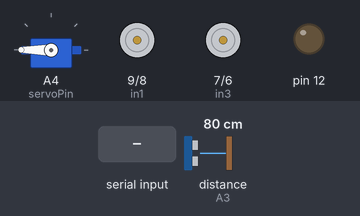
Bench run of a sketch on a simulated Arduino Uno, built with avr-gcc and run on an emulated ATmega328P. On the bench: servo, motor-driver pin pairs drawn as motors (green arrow = first pin HIGH = forward, orange = second pin HIGH = backward, longer = more drive, scaled by the enable pin), output pins drawn as LEDs (lit = HIGH). Wiring (inferred from the names in the program): ultrasonic range finder: trigger A2; echo A3. The test bench sets the inputs (shaded band); at power-on: distance to the obstacle (sensor on A3) 80 cm. The echo pulse lasts 58.3 µs per cm; pins used as bus, display or sensor lines are not drawn; what the sketch prints to the serial monitor is not drawn.

Above: at 1.4 s.
1.5 s: "back\n" received over the second serial link
At 2.5 s:
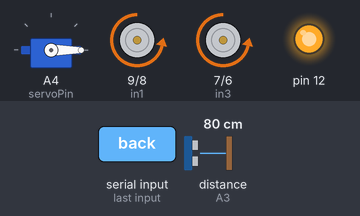
3.2 s: distance to the obstacle (sensor on A3) set to 23 cm
6.2 s: distance to the obstacle (sensor on A3) set to 18 cm
At 7.4 s:
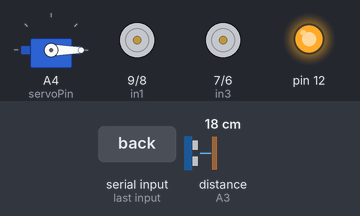
7.7 s: "forward\n" received over the second serial link
At 8.5 s:
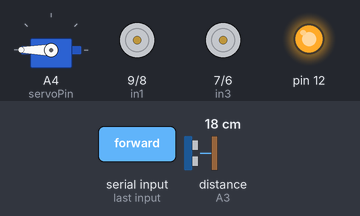
9.5 s: "left\n" received over the second serial link
At 10.5 s:
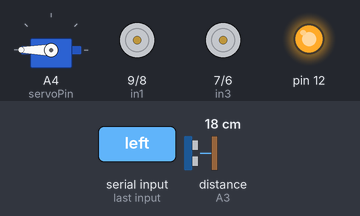
11.1 s: "right\n" received over the second serial link
At 12.4 s:
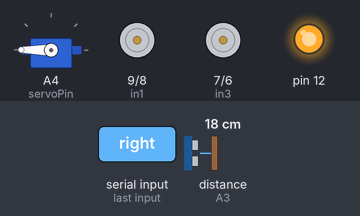
Timing chart, 0 to 13.6 s (numbered marks = the images above; inputs shaded):
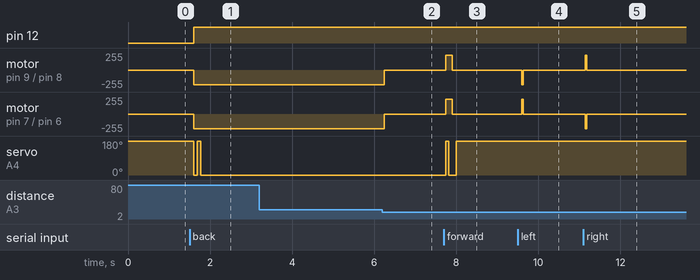

The sketch:

Arduino_car.ino
```cpp
/*

Robot Car with Bluetooth + Voice + Obstacle Avoidance

*/

#include <SoftwareSerial.h>
#include <Servo.h>

// Bluetooth Serial
SoftwareSerial BT_Serial(2, 3); // RX, TX

// Motor Driver pins
#define enA 11
#define in1 9
#define in2 8
#define in3 7
#define in4 6
#define enB 5

// Ultrasonic + Servo
const uint8_t servoPin   = A4;
const uint8_t triggerPin = A2;
const uint8_t echoPin    = A3;

// Tunable settings
const int OBSTACLE_DISTANCE_CM      = 20;
const unsigned long BUTTON_TIMEOUT_MS = 2000UL;
const unsigned long SERVO_SETTLE_MS   = 80UL;

// Servo angles (0–180)
const int NEUTRAL_ANGLE  = 180;  // default forward-ish
const int FORWARD_ANGLE  = 180;
const int BACKWARD_ANGLE = 0;
const int LEFT_ANGLE     = 180;
const int RIGHT_ANGLE    = 180;

// Globals
Servo myServo;
int Speed = 220;

unsigned long lastButtonMillis = 0;
bool  buttonControlActive = false;
bool  movingForward       = false;

String btBuffer = "";

int currentServoAngle  = NEUTRAL_ANGLE;  // where servo is now
int desiredServoAngle  = NEUTRAL_ANGLE;  // where we want servo to be

// ================= SETUP =====================
void setup() {
  Serial.begin(9600);
  BT_Serial.begin(9600);

  // Motor pins
  pinMode(enA, OUTPUT);
  pinMode(enB, OUTPUT);
  pinMode(in1, OUTPUT);
  pinMode(in2, OUTPUT);
  pinMode(in3, OUTPUT);
  pinMode(in4, OUTPUT);

  pinMode(12, OUTPUT);

  // Ultrasonic pins
  pinMode(triggerPin, OUTPUT);
  pinMode(echoPin, INPUT);

  // Servo
  myServo.attach(servoPin);
  myServo.write(NEUTRAL_ANGLE);
  currentServoAngle = NEUTRAL_ANGLE;
  desiredServoAngle = NEUTRAL_ANGLE;
  delay(200);

  analogWrite(enA, Speed);
  analogWrite(enB, Speed);

  Serial.println("System Ready – Waiting for Bluetooth commands...");
}

// ================= MAIN LOOP =====================
void loop() {
  handleBTInput();

  // check obstacle in the direction we are heading
if (!isPathClear()) {
    Stop();
    Serial.println("Obstacle detected → Forced Stop");
    delay(100);
}


  // Keep motors powered for button mode
  if (buttonControlActive && (millis() - lastButtonMillis <= BUTTON_TIMEOUT_MS)) {
    analogWrite(enA, Speed);
    analogWrite(enB, Speed);
  } else {
    buttonControlActive = false;
  }

  // Apply servo movement once per loop
  updateServo();
}

// ================= SERVO UPDATE =====================
void updateServo() {
  int angle = constrain(desiredServoAngle, 0, 180);
  if (angle == currentServoAngle) return;

  myServo.write(angle);
  delay(SERVO_SETTLE_MS);
  currentServoAngle = angle;

  Serial.print("Servo moved to: ");
  Serial.println(currentServoAngle);
}

// ================= BLUETOOTH INPUT =====================
void handleBTInput() {
  while (BT_Serial.available() > 0) {
    char c = BT_Serial.read();
    Serial.print("RX raw: '"); Serial.print(c); Serial.println("'");

    if (c == '\n' || c == '\r' || c == ' ') {
      continue; // ignore separators
    }

    char first = tolower(c);
    if (isMovementButton(first)) {
      Serial.print("Detected movement-first-char: ");
      Serial.println(first);

      // Flush rest of word (non-blocking)
      delay(10);
      while (BT_Serial.available()) { BT_Serial.read(); }

      processButtonInput(first);
      return;
    }

    // Buffer for voice commands (if app sends lines)
    btBuffer += c;
    if (c == '\n' || c == '\r') {
      btBuffer.trim();
      if (btBuffer.length() > 0) {
        Serial.print("Voice Command: ");
        Serial.println(btBuffer);
        processVoiceCommand(btBuffer);
      }
      btBuffer = "";
    }
  }
}

bool isMovementButton(char c) {
  return (c=='f' || c=='b' || c=='l' || c=='r' || c=='s');
}

void processButtonInput(char c) {
  c = tolower(c);
  lastButtonMillis   = millis();
  buttonControlActive = true;

  Serial.print("Button Command: ");
  Serial.println(c);

  if (c=='f')      forward();
  else if (c=='b') backward();
  else if (c=='l') left();
  else if (c=='r') right();
  else if (c=='s') Stop();

  analogWrite(enA, Speed);
  analogWrite(enB, Speed);
}

// ================= VOICE COMMANDS =====================
void processVoiceCommand(String cmd) {
  cmd.toLowerCase();

  if (cmd.startsWith("speed")) {
    int value = cmd.substring(6).toInt();
    Speed = constrain(value, 0, 255);
    analogWrite(enA, Speed);
    analogWrite(enB, Speed);
    Serial.print("Speed Set to: ");
    Serial.println(Speed);
  }
  else if (cmd=="forward")         forward();
  else if (cmd=="back" || cmd=="backward") backward();
  else if (cmd=="left")           left();
  else if (cmd=="right")          right();
  else if (cmd=="stop")           Stop();
  else                            Serial.println("Unknown Voice Command");
}

// ================= MOTOR CONTROL =====================
void forward() {
  Serial.println("Forward");
  desiredServoAngle = FORWARD_ANGLE;
  movingForward     = true;

  digitalWrite(in1, HIGH); digitalWrite(in2, LOW);
  digitalWrite(in3, HIGH); digitalWrite(in4, LOW);
}

void backward() {
  Serial.println("Backward");
  desiredServoAngle = BACKWARD_ANGLE;
  movingForward     = false;

  digitalWrite(in1, LOW); digitalWrite(in2, HIGH);
  digitalWrite(in3, LOW); digitalWrite(in4, HIGH);
  digitalWrite(12, HIGH);
}

void left() {
  Serial.println("Left");
  desiredServoAngle = LEFT_ANGLE;
  movingForward     = false;

  digitalWrite(in1, LOW);  digitalWrite(in2, HIGH);
  digitalWrite(in3, HIGH); digitalWrite(in4, LOW);
}

void right() {
  Serial.println("Right");
  desiredServoAngle = RIGHT_ANGLE;
  movingForward     = false;

  digitalWrite(in1, HIGH); digitalWrite(in2, LOW);
  digitalWrite(in3, LOW);  digitalWrite(in4, HIGH);
}

void Stop() {
  Serial.println("STOP");
  movingForward = false;

  digitalWrite(in1, LOW); digitalWrite(in2, LOW);
  digitalWrite(in3, LOW); digitalWrite(in4, LOW);
}

// ================= ULTRASONIC CHECK =====================
bool isPathClear() {

  // Use the direction we are currently moving in
  int checkAngle = desiredServoAngle;

  // Temporarily point servo to direction of motion
  int savedAngle = currentServoAngle;
  if (savedAngle != checkAngle) {
    myServo.write(checkAngle);
    delay(SERVO_SETTLE_MS);
  }

  // Trigger ultrasonic
  digitalWrite(triggerPin, LOW);
  delayMicroseconds(2);
  digitalWrite(triggerPin, HIGH);
  delayMicroseconds(10);
  digitalWrite(triggerPin, LOW);

  long duration = pulseIn(echoPin, HIGH, 25000); // 25ms timeout

  // Restore previous angle
  if (savedAngle != checkAngle) {
    myServo.write(savedAngle);
    delay(SERVO_SETTLE_MS);
  }

  // No echo → assume clear
  if (duration == 0) {
    Serial.println("No echo – assuming clear");
    return true;
  }

  float distance = duration * 0.034 / 2.0;

  Serial.print("Distance (");
  Serial.print(checkAngle);
  Serial.print("°): ");
  Serial.print(distance);
  Serial.println(" cm");

  return (distance > OBSTACLE_DISTANCE_CM); // true = safe
}
```

Measured:
- the behaviour switches between 21 and 20 cm on distance to the obstacle (sensor on A3) (found by bisection; images 1 and 2)
- after the input at 1.5 s, pin 12: LOW → HIGH after 0.10 s; motor on pin 9 (in1) / pin 8 (in2), motor on pin 7 (in3) / pin 6 (in4): stopped → backward 220/255 after 0.10 s; servo on A4 (servoPin): 180° → 0° after 0.10 s, → 180° 0.09 s later, → 0° 0.08 s later
- after the input at 3.2 s, every drawn part: stays the same
- after the input at 6.2 s, motor on pin 9 (in1) / pin 8 (in2), motor on pin 7 (in3) / pin 6 (in4): backward 220/255 → stopped at once
- after the input at 7.7 s, motor on pin 9 (in1) / pin 8 (in2), motor on pin 7 (in3) / pin 6 (in4): stopped → forward 220/255 at once, → stopped 0.16 s later; servo on A4 (servoPin): 0° → 180° at once, → 0° 0.08 s later, → 180° 0.18 s later
- after the input at 9.5 s, motor on pin 9 (in1) / pin 8 (in2): stopped → backward 220/255 after 0.10 s, → stopped 0.03 s later; motor on pin 7 (in3) / pin 6 (in4): stopped → forward 220/255 after 0.10 s, → stopped 0.03 s later
- after the input at 11.1 s, motor on pin 9 (in1) / pin 8 (in2): stopped → forward 220/255 after 0.05 s, → stopped 0.03 s later; motor on pin 7 (in3) / pin 6 (in4): stopped → backward 220/255 after 0.05 s, → stopped 0.03 s later
